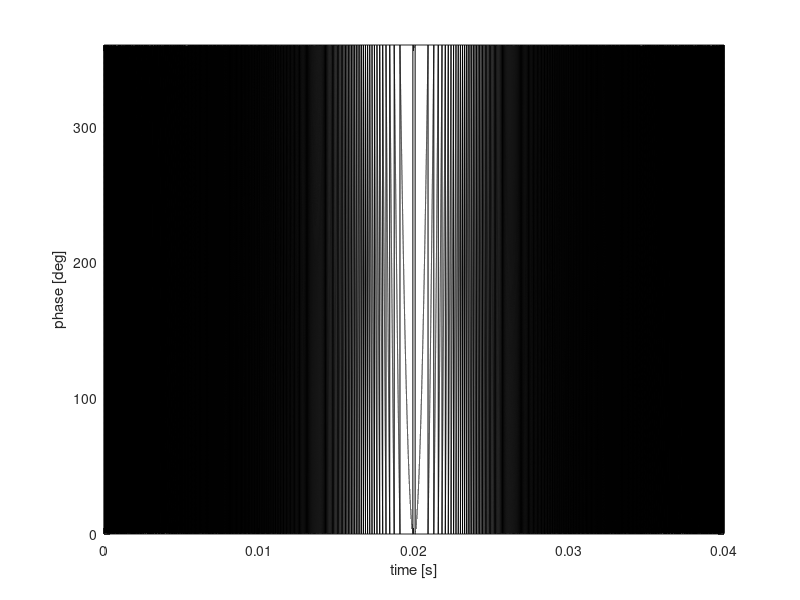
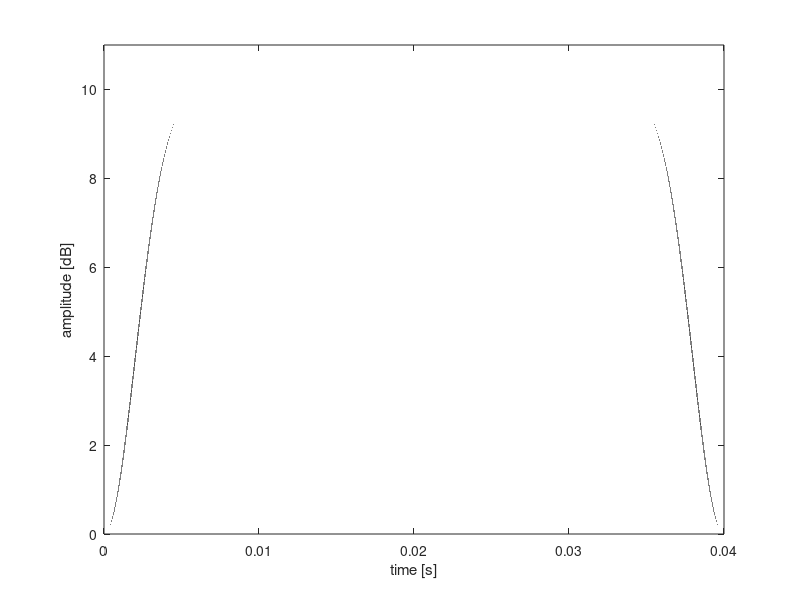

These charts were generated, in order, by the following MATLAB code:
% CHIRP phase table generator for Tecmag
% Adapted from Tecmag's CHIRP script

clear
clc
close all

%%%%%%% User-defined parameters %%%%%%%
tic
dt = 50e-9 ; %time per point in waveform (s) [Scout limit is 20ns]
% N = 500000; %points to define the waveform
tau = 0.040; %pulse length (s)
sliceheight = 0.350; %mm
G = 6.59; %T m-1, B0 field gradient
offset = 0; %mm, frequency offset (if applicable)
amplitude = 10; %dB, for Tecmag
% NOTE: positive offset moves to the left in the FT spectrum (negative
% position)

%%%%%%% END User-defined parameters %%%%%%%


N = round(tau/dt); %number of points per pulse waveform
% dt = (tau/N); %time per point in waveform (s) [Scout limit is 20 ns]
gamma = 42.576; %MHz T-1
SW = sliceheight*G*gamma*1000; %Hz
offsetHz = offset*1000*G*gamma; %Hz

phase = zeros(N,1);
toc
ind = 1:N;
f = (ind-N/2)*(SW/N);
inc = 2*pi*f*dt;
cinc = cumsum(inc);
o_inc = 2*pi*offsetHz*dt;
toc
phase = phase + cinc' - o_inc;
phase = mod((phase*360/2/pi),360);
dlmwrite('CHIRP_Phase.dat',phase);
toc

figure(1)
t = linspace(0,tau,N);
plot(t,phase,'-k')
xlabel('time [s]')
ylabel('phase [deg]')
ylim([0 360])

toc
tamp = linspace(0,tau,N);
amp = amplitude*(1-(cos(pi*tamp/tau)).^40);
dlmwrite('CHIRP_Amp.dat',amp');
toc
figure(2)
plot(tamp,amp,'-k')
xlabel('time [s]')
ylabel('amplitude [dB]')
ylim([0 amplitude+1])
toc
